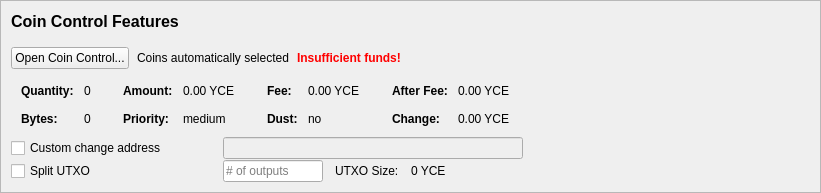
         <widget class="QFrame" name="frameCoinControl">
          <property name="sizePolicy">
           <sizepolicy hsizetype="Expanding" vsizetype="Expanding">
            <horstretch>0</horstretch>
            <verstretch>0</verstretch>
           </sizepolicy>
          </property>
          <property name="maximumSize">
           <size>
            <width>16777215</width>
            <height>16777215</height>
           </size>
          </property>
          <property name="frameShape">
           <enum>QFrame::StyledPanel</enum>
          </property>
          <property name="frameShadow">
           <enum>QFrame::Sunken</enum>
          </property>
          <layout class="QVBoxLayout" name="verticalLayoutCoinControl2">
           <property name="spacing">
            <number>0</number>
           </property>
           <property name="margin">
            <number>0</number>
           </property>
           <item>
            <widget class="QFrame" name="frameCoinControl_BG">
             <layout class="QVBoxLayout" name="verticalLayoutCoinControl" stretch="0,0,0,0,0,0">
              <property name="spacing">
               <number>1</number>
              </property>
              <property name="leftMargin">
               <number>10</number>
              </property>
              <property name="topMargin">
               <number>10</number>
              </property>
              <item>
               <layout class="QHBoxLayout" name="horizontalLayoutCoinControl1">
                <property name="bottomMargin">
                 <number>15</number>
                </property>
                <item>
                 <layout class="QVBoxLayout" name="verticalLayout_3">
                  <property name="spacing">
                   <number>6</number>
                  </property>
                  <item>
                   <widget class="QLabel" name="labelCoinControlFeatures">
                    <property name="sizePolicy">
                     <sizepolicy hsizetype="Preferred" vsizetype="Maximum">
                      <horstretch>0</horstretch>
                      <verstretch>0</verstretch>
                     </sizepolicy>
                    </property>
                    <property name="minimumSize">
                     <size>
                      <width>0</width>
                      <height>20</height>
                     </size>
                    </property>
                    <property name="font">
                     <font>
                      <pointsize>12</pointsize>
                      <weight>75</weight>
                      <bold>true</bold>
                     </font>
                    </property>
                    <property name="styleSheet">
                     <string notr="true">font-weight:bold;</string>
                    </property>
                    <property name="text">
                     <string>Coin Control Features</string>
                    </property>
                   </widget>
                  </item>
                 </layout>
                </item>
               </layout>
              </item>
              <item>
               <layout class="QHBoxLayout" name="horizontalLayoutCoinControl2" stretch="0,0,0,0">
                <property name="spacing">
                 <number>8</number>
                </property>
                <property name="bottomMargin">
                 <number>10</number>
                </property>
                <item>
                 <widget class="QPushButton" name="pushButtonCoinControl">
                  <property name="styleSheet">
                   <string notr="true"/>
                  </property>
                  <property name="text">
                   <string>Open Coin Control...</string>
                  </property>
                  <property name="autoDefault">
                   <bool>false</bool>
                  </property>
                 </widget>
                </item>
                <item>
                 <widget class="QLabel" name="labelCoinControlAutomaticallySelected">
                  <property name="text">
                   <string>Coins automatically selected</string>
                  </property>
                  <property name="margin">
                   <number>5</number>
                  </property>
                 </widget>
                </item>
                <item>
                 <widget class="QLabel" name="labelCoinControlInsuffFunds">
                  <property name="font">
                   <font>
                    <weight>75</weight>
                    <bold>true</bold>
                   </font>
                  </property>
                  <property name="styleSheet">
                   <string notr="true">color:red;font-weight:bold;</string>
                  </property>
                  <property name="text">
                   <string>Insufficient funds!</string>
                  </property>
                  <property name="margin">
                   <number>5</number>
                  </property>
                 </widget>
                </item>
                <item>
                 <spacer name="horizontalSpacerCoinControl">
                  <property name="orientation">
                   <enum>Qt::Horizontal</enum>
                  </property>
                  <property name="sizeHint" stdset="0">
                   <size>
                    <width>40</width>
                    <height>1</height>
                   </size>
                  </property>
                 </spacer>
                </item>
               </layout>
              </item>
              <item>
               <widget class="QWidget" name="widgetCoinControl" native="true">
                <property name="sizePolicy">
                 <sizepolicy hsizetype="Preferred" vsizetype="Preferred">
                  <horstretch>0</horstretch>
                  <verstretch>0</verstretch>
                 </sizepolicy>
                </property>
                <property name="minimumSize">
                 <size>
                  <width>0</width>
                  <height>0</height>
                 </size>
                </property>
                <property name="styleSheet">
                 <string notr="true"/>
                </property>
                <layout class="QHBoxLayout" name="horizontalLayoutCoinControl5">
                 <property name="margin">
                  <number>0</number>
                 </property>
                 <item>
                  <layout class="QHBoxLayout" name="horizontalLayoutCoinControl3" stretch="0,0,0,1">
                   <property name="spacing">
                    <number>20</number>
                   </property>
                   <property name="topMargin">
                    <number>0</number>
                   </property>
                   <property name="bottomMargin">
                    <number>10</number>
                   </property>
                   <item>
                    <layout class="QFormLayout" name="formLayoutCoinControl1">
                     <property name="horizontalSpacing">
                      <number>10</number>
                     </property>
                     <property name="verticalSpacing">
                      <number>14</number>
                     </property>
                     <property name="leftMargin">
                      <number>10</number>
                     </property>
                     <property name="topMargin">
                      <number>4</number>
                     </property>
                     <property name="rightMargin">
                      <number>6</number>
                     </property>
                     <item row="0" column="0">
                      <widget class="QLabel" name="labelCoinControlQuantityText">
                       <property name="font">
                        <font>
                         <weight>75</weight>
                         <bold>true</bold>
                        </font>
                       </property>
                       <property name="text">
                        <string>Quantity:</string>
                       </property>
                       <property name="margin">
                        <number>0</number>
                       </property>
                      </widget>
                     </item>
                     <item row="0" column="1">
                      <widget class="QLabel" name="labelCoinControlQuantity">
                       <property name="cursor">
                        <cursorShape>IBeamCursor</cursorShape>
                       </property>
                       <property name="contextMenuPolicy">
                        <enum>Qt::ActionsContextMenu</enum>
                       </property>
                       <property name="text">
                        <string notr="true">0</string>
                       </property>
                       <property name="margin">
                        <number>0</number>
                       </property>
                       <property name="textInteractionFlags">
                        <set>Qt::LinksAccessibleByMouse|Qt::TextSelectableByKeyboard|Qt::TextSelectableByMouse</set>
                       </property>
                      </widget>
                     </item>
                     <item row="1" column="0">
                      <widget class="QLabel" name="labelCoinControlBytesText">
                       <property name="font">
                        <font>
                         <weight>75</weight>
                         <bold>true</bold>
                        </font>
                       </property>
                       <property name="text">
                        <string>Bytes:</string>
                       </property>
                      </widget>
                     </item>
                     <item row="1" column="1">
                      <widget class="QLabel" name="labelCoinControlBytes">
                       <property name="cursor">
                        <cursorShape>IBeamCursor</cursorShape>
                       </property>
                       <property name="contextMenuPolicy">
                        <enum>Qt::ActionsContextMenu</enum>
                       </property>
                       <property name="text">
                        <string notr="true">0</string>
                       </property>
                       <property name="textInteractionFlags">
                        <set>Qt::LinksAccessibleByMouse|Qt::TextSelectableByKeyboard|Qt::TextSelectableByMouse</set>
                       </property>
                      </widget>
                     </item>
                    </layout>
                   </item>
                   <item>
                    <layout class="QFormLayout" name="formLayoutCoinControl2">
                     <property name="horizontalSpacing">
                      <number>10</number>
                     </property>
                     <property name="verticalSpacing">
                      <number>14</number>
                     </property>
                     <property name="leftMargin">
                      <number>6</number>
                     </property>
                     <property name="topMargin">
                      <number>4</number>
                     </property>
                     <property name="rightMargin">
                      <number>6</number>
                     </property>
                     <item row="0" column="0">
                      <widget class="QLabel" name="labelCoinControlAmountText">
                       <property name="font">
                        <font>
                         <weight>75</weight>
                         <bold>true</bold>
                        </font>
                       </property>
                       <property name="text">
                        <string>Amount:</string>
                       </property>
                       <property name="margin">
                        <number>0</number>
                       </property>
                      </widget>
                     </item>
                     <item row="0" column="1">
                      <widget class="QLabel" name="labelCoinControlAmount">
                       <property name="cursor">
                        <cursorShape>IBeamCursor</cursorShape>
                       </property>
                       <property name="contextMenuPolicy">
                        <enum>Qt::ActionsContextMenu</enum>
                       </property>
                       <property name="text">
                        <string notr="true">0.00 YCE</string>
                       </property>
                       <property name="textInteractionFlags">
                        <set>Qt::LinksAccessibleByMouse|Qt::TextSelectableByKeyboard|Qt::TextSelectableByMouse</set>
                       </property>
                      </widget>
                     </item>
                     <item row="1" column="0">
                      <widget class="QLabel" name="labelCoinControlPriorityText">
                       <property name="font">
                        <font>
                         <weight>75</weight>
                         <bold>true</bold>
                        </font>
                       </property>
                       <property name="text">
                        <string>Priority:</string>
                       </property>
                      </widget>
                     </item>
                     <item row="1" column="1">
                      <widget class="QLabel" name="labelCoinControlPriority">
                       <property name="cursor">
                        <cursorShape>IBeamCursor</cursorShape>
                       </property>
                       <property name="contextMenuPolicy">
                        <enum>Qt::ActionsContextMenu</enum>
                       </property>
                       <property name="text">
                        <string>medium</string>
                       </property>
                       <property name="textInteractionFlags">
                        <set>Qt::LinksAccessibleByMouse|Qt::TextSelectableByKeyboard|Qt::TextSelectableByMouse</set>
                       </property>
                      </widget>
                     </item>
                    </layout>
                   </item>
                   <item>
                    <layout class="QFormLayout" name="formLayoutCoinControl3">
                     <property name="horizontalSpacing">
                      <number>10</number>
                     </property>
                     <property name="verticalSpacing">
                      <number>14</number>
                     </property>
                     <property name="leftMargin">
                      <number>6</number>
                     </property>
                     <property name="topMargin">
                      <number>4</number>
                     </property>
                     <property name="rightMargin">
                      <number>6</number>
                     </property>
                     <item row="0" column="0">
                      <widget class="QLabel" name="labelCoinControlFeeText">
                       <property name="font">
                        <font>
                         <weight>75</weight>
                         <bold>true</bold>
                        </font>
                       </property>
                       <property name="text">
                        <string>Fee:</string>
                       </property>
                       <property name="margin">
                        <number>0</number>
                       </property>
                      </widget>
                     </item>
                     <item row="0" column="1">
                      <widget class="QLabel" name="labelCoinControlFee">
                       <property name="cursor">
                        <cursorShape>IBeamCursor</cursorShape>
                       </property>
                       <property name="contextMenuPolicy">
                        <enum>Qt::ActionsContextMenu</enum>
                       </property>
                       <property name="text">
                        <string notr="true">0.00 YCE</string>
                       </property>
                       <property name="textInteractionFlags">
                        <set>Qt::LinksAccessibleByMouse|Qt::TextSelectableByKeyboard|Qt::TextSelectableByMouse</set>
                       </property>
                      </widget>
                     </item>
                     <item row="1" column="0">
                      <widget class="QLabel" name="labelCoinControlLowOutputText">
                       <property name="font">
                        <font>
                         <weight>75</weight>
                         <bold>true</bold>
                        </font>
                       </property>
                       <property name="text">
                        <string>Dust:</string>
                       </property>
                      </widget>
                     </item>
                     <item row="1" column="1">
                      <widget class="QLabel" name="labelCoinControlLowOutput">
                       <property name="cursor">
                        <cursorShape>IBeamCursor</cursorShape>
                       </property>
                       <property name="contextMenuPolicy">
                        <enum>Qt::ActionsContextMenu</enum>
                       </property>
                       <property name="text">
                        <string>no</string>
                       </property>
                       <property name="textInteractionFlags">
                        <set>Qt::LinksAccessibleByMouse|Qt::TextSelectableByKeyboard|Qt::TextSelectableByMouse</set>
                       </property>
                      </widget>
                     </item>
                    </layout>
                   </item>
                   <item>
                    <layout class="QFormLayout" name="formLayoutCoinControl4">
                     <property name="horizontalSpacing">
                      <number>10</number>
                     </property>
                     <property name="verticalSpacing">
                      <number>14</number>
                     </property>
                     <property name="leftMargin">
                      <number>6</number>
                     </property>
                     <property name="topMargin">
                      <number>4</number>
                     </property>
                     <property name="rightMargin">
                      <number>6</number>
                     </property>
                     <item row="0" column="0">
                      <widget class="QLabel" name="labelCoinControlAfterFeeText">
                       <property name="font">
                        <font>
                         <weight>75</weight>
                         <bold>true</bold>
                        </font>
                       </property>
                       <property name="text">
                        <string>After Fee:</string>
                       </property>
                       <property name="margin">
                        <number>0</number>
                       </property>
                      </widget>
                     </item>
                     <item row="0" column="1">
                      <widget class="QLabel" name="labelCoinControlAfterFee">
                       <property name="cursor">
                        <cursorShape>IBeamCursor</cursorShape>
                       </property>
                       <property name="contextMenuPolicy">
                        <enum>Qt::ActionsContextMenu</enum>
                       </property>
                       <property name="text">
                        <string notr="true">0.00 YCE</string>
                       </property>
                       <property name="textInteractionFlags">
                        <set>Qt::LinksAccessibleByMouse|Qt::TextSelectableByKeyboard|Qt::TextSelectableByMouse</set>
                       </property>
                      </widget>
                     </item>
                     <item row="1" column="0">
                      <widget class="QLabel" name="labelCoinControlChangeText">
                       <property name="font">
                        <font>
                         <weight>75</weight>
                         <bold>true</bold>
                        </font>
                       </property>
                       <property name="text">
                        <string>Change:</string>
                       </property>
                      </widget>
                     </item>
                     <item row="1" column="1">
                      <widget class="QLabel" name="labelCoinControlChange">
                       <property name="cursor">
                        <cursorShape>IBeamCursor</cursorShape>
                       </property>
                       <property name="contextMenuPolicy">
                        <enum>Qt::ActionsContextMenu</enum>
                       </property>
                       <property name="text">
                        <string notr="true">0.00 YCE</string>
                       </property>
                       <property name="textInteractionFlags">
                        <set>Qt::LinksAccessibleByMouse|Qt::TextSelectableByKeyboard|Qt::TextSelectableByMouse</set>
                       </property>
                      </widget>
                     </item>
                    </layout>
                   </item>
                  </layout>
                 </item>
                </layout>
               </widget>
              </item>
              <item>
               <layout class="QHBoxLayout" name="horizontalLayoutCoinControl4">
                <property name="spacing">
                 <number>12</number>
                </property>
                <property name="sizeConstraint">
                 <enum>QLayout::SetDefaultConstraint</enum>
                </property>
                <property name="topMargin">
                 <number>0</number>
                </property>
                <property name="rightMargin">
                 <number>0</number>
                </property>
                <item>
                 <widget class="QCheckBox" name="checkBoxCoinControlChange">
                  <property name="sizePolicy">
                   <sizepolicy hsizetype="Preferred" vsizetype="Preferred">
                    <horstretch>0</horstretch>
                    <verstretch>0</verstretch>
                   </sizepolicy>
                  </property>
                  <property name="minimumSize">
                   <size>
                    <width>200</width>
                    <height>0</height>
                   </size>
                  </property>
                  <property name="maximumSize">
                   <size>
                    <width>200</width>
                    <height>16777215</height>
                   </size>
                  </property>
                  <property name="toolTip">
                   <string>If this is activated, but the change address is empty or invalid, change will be sent to a newly generated address.</string>
                  </property>
                  <property name="text">
                   <string>Custom change address</string>
                  </property>
                 </widget>
                </item>
                <item>
                 <widget class="QValidatedLineEdit" name="lineEditCoinControlChange">
                  <property name="enabled">
                   <bool>false</bool>
                  </property>
                  <property name="sizePolicy">
                   <sizepolicy hsizetype="Preferred" vsizetype="Preferred">
                    <horstretch>0</horstretch>
                    <verstretch>0</verstretch>
                   </sizepolicy>
                  </property>
                  <property name="minimumSize">
                   <size>
                    <width>300</width>
                    <height>0</height>
                   </size>
                  </property>
                 </widget>
                </item>
                <item>
                 <widget class="QLabel" name="labelCoinControlChangeLabel">
                  <property name="sizePolicy">
                   <sizepolicy hsizetype="Preferred" vsizetype="Preferred">
                    <horstretch>0</horstretch>
                    <verstretch>0</verstretch>
                   </sizepolicy>
                  </property>
                  <property name="minimumSize">
                   <size>
                    <width>100</width>
                    <height>0</height>
                   </size>
                  </property>
                  <property name="text">
                   <string/>
                  </property>
                  <property name="margin">
                   <number>3</number>
                  </property>
                 </widget>
                </item>
               </layout>
              </item>
              <item>
               <layout class="QHBoxLayout" name="horizontalLayoutCoinControl6">
                <property name="spacing">
                 <number>12</number>
                </property>
                <property name="rightMargin">
                 <number>0</number>
                </property>
                <item>
                 <widget class="QCheckBox" name="splitBlockCheckBox">
                  <property name="sizePolicy">
                   <sizepolicy hsizetype="Preferred" vsizetype="Preferred">
                    <horstretch>0</horstretch>
                    <verstretch>0</verstretch>
                   </sizepolicy>
                  </property>
                  <property name="minimumSize">
                   <size>
                    <width>200</width>
                    <height>0</height>
                   </size>
                  </property>
                  <property name="maximumSize">
                   <size>
                    <width>200</width>
                    <height>16777215</height>
                   </size>
                  </property>
                  <property name="text">
                   <string>Split UTXO</string>
                  </property>
                 </widget>
                </item>
                <item>
                 <widget class="QLineEdit" name="splitBlockLineEdit">
                  <property name="sizePolicy">
                   <sizepolicy hsizetype="Preferred" vsizetype="Preferred">
                    <horstretch>50</horstretch>
                    <verstretch>0</verstretch>
                   </sizepolicy>
                  </property>
                  <property name="minimumSize">
                   <size>
                    <width>100</width>
                    <height>0</height>
                   </size>
                  </property>
                  <property name="maximumSize">
                   <size>
                    <width>100</width>
                    <height>16777215</height>
                   </size>
                  </property>
                  <property name="placeholderText">
                   <string># of outputs</string>
                  </property>
                 </widget>
                </item>
                <item>
                 <widget class="QLabel" name="labelBlockSizeText">
                  <property name="text">
                   <string>UTXO Size:</string>
                  </property>
                 </widget>
                </item>
                <item>
                 <widget class="QLabel" name="labelBlockSize">
                  <property name="text">
                   <string>0 YCE</string>
                  </property>
                 </widget>
                </item>
                <item>
                 <spacer name="horizontalSpacer_7">
                  <property name="orientation">
                   <enum>Qt::Horizontal</enum>
                  </property>
                  <property name="sizeHint" stdset="0">
                   <size>
                    <width>40</width>
                    <height>20</height>
                   </size>
                  </property>
                 </spacer>
                </item>
               </layout>
              </item>
              <item>
               <spacer name="verticalSpacerCoinControl">
                <property name="orientation">
                 <enum>Qt::Vertical</enum>
                </property>
                <property name="sizeHint" stdset="0">
                 <size>
                  <width>800</width>
                  <height>1</height>
                 </size>
                </property>
               </spacer>
              </item>
             </layout>
            </widget>
           </item>
          </layout>
         </widget>
